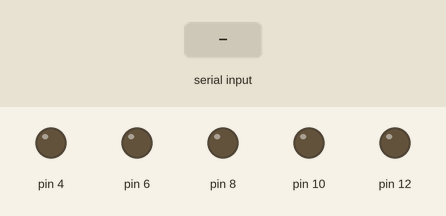
This sketch was run on a simulated Arduino Uno, built with avr-gcc and run on an emulated ATmega328P. Shown: output pins drawn as LEDs (lit = HIGH). Dashed ring = blinking. The test bench sets the inputs (shaded band).

Above: at 1.2 s.
1.3 s: "1\n" received over Serial
At 1.45 s:
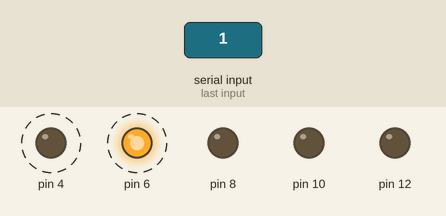
At 1.85 s:
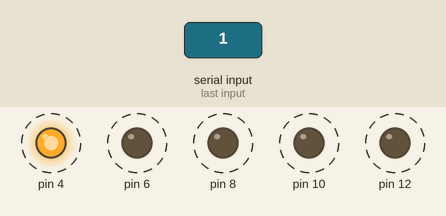
4.3 s: "2\n" received over Serial
At 4.55 s:
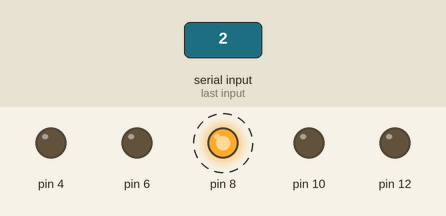
Timing chart, 0 to 12.8 s (numbered marks = the images above; inputs shaded):
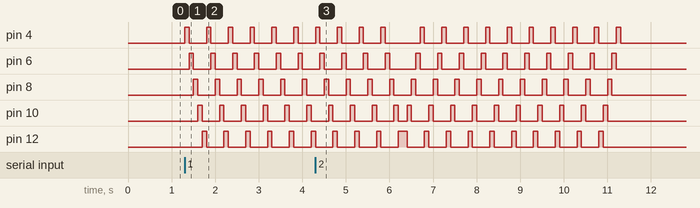

Measured:
- after the input at 1.3 s, pin 4: alternates HIGH for 0.10 s and LOW for 0.40 s, starting at once; pin 6: alternates HIGH for 0.10 s and LOW for 0.40 s, starting after 0.10 s

The sketch:

mc07.ino
```cpp
int i;
int j;
void setup()
{
  for (i=4; i<=12; i+=2)
  {
    pinMode(i, OUTPUT);
  }
  Serial.begin(9600);
}

void loop()
{
  int cmd = Serial.parseInt();
  if(cmd == 1)
  {
    for (j=0; j<10; j++)
    {
      for (i=4; i<=12; i+=2)
      {
        digitalWrite(i, 1);
        delay(100);
        digitalWrite(i, 0);
      }
    }
  }
  if(cmd == 2)
  {
    for (j=0; j<10; j++)
    {
    for (i=12; i>=4; i-=2)
      {
        digitalWrite(i, 1);
        delay(100);
        digitalWrite(i, 0);
      }
    }
  }
}
```
